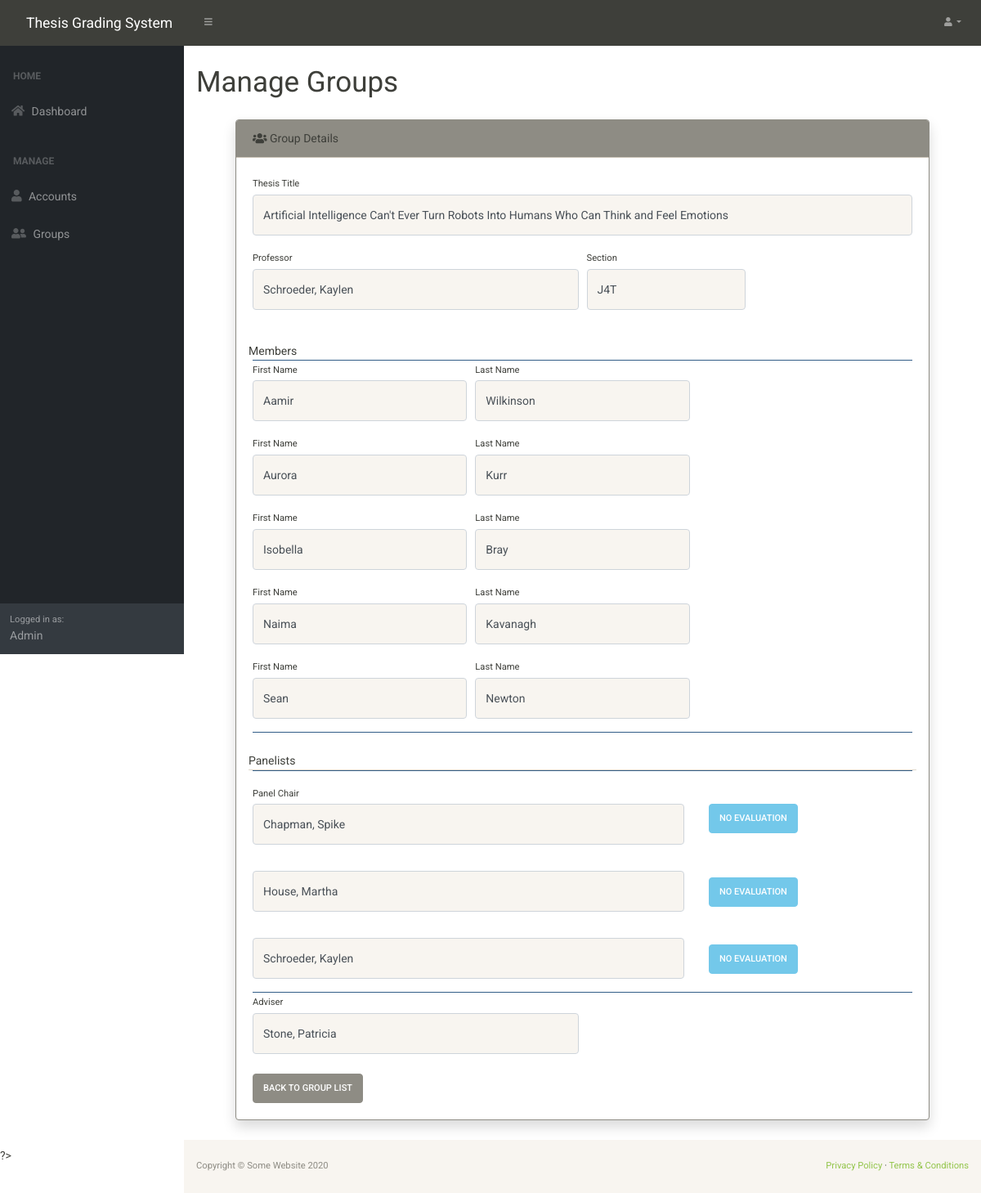
The page /GroupSummary/ViewGroupSummary.php?id=18 (signed in) on the database as committed earlier.
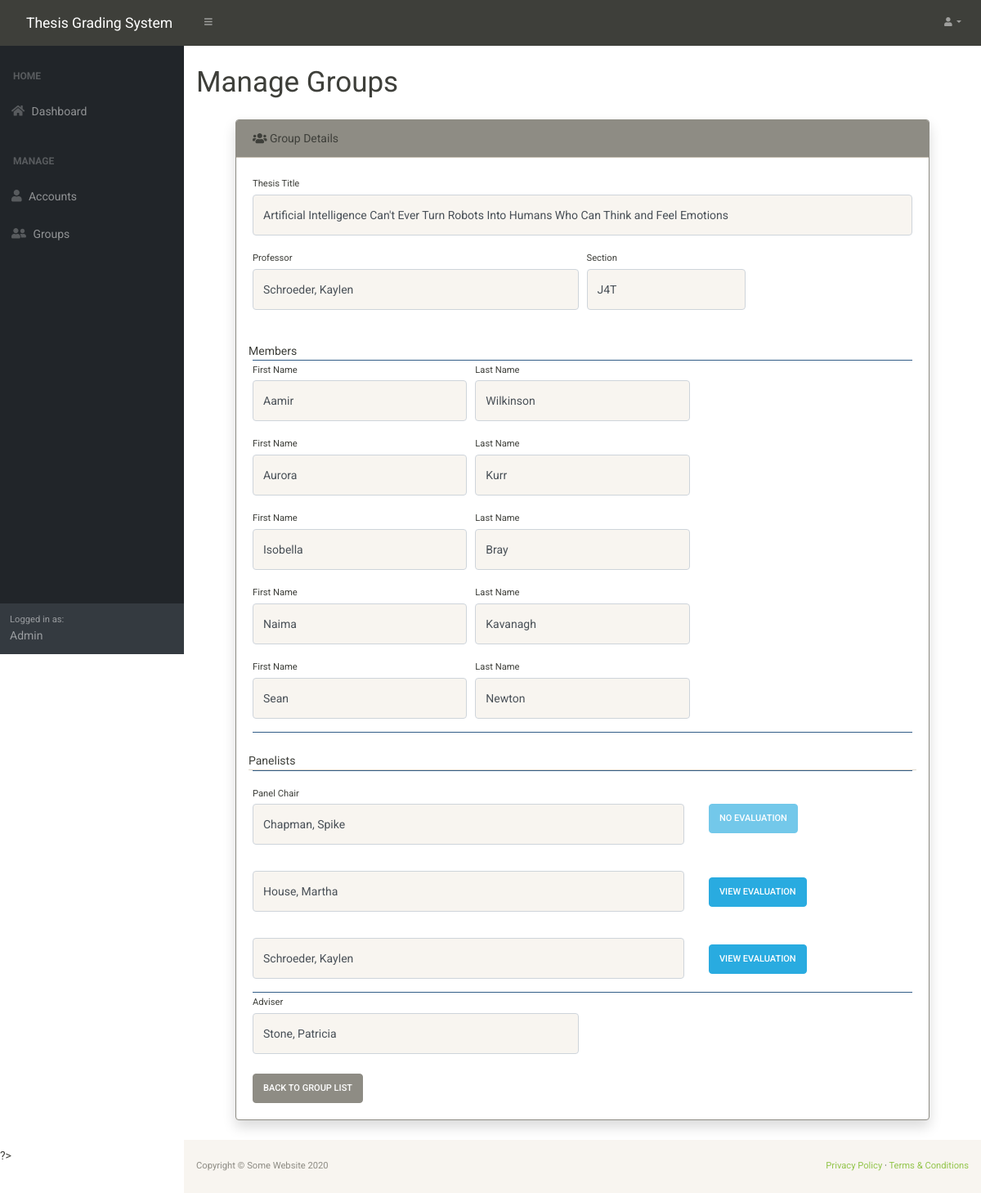
The same page on the database as committed later.
### tables this page shows
CREATE TABLE `groups` (
  `Id` int(11) NOT NULL,
  `Thesis_Title` varchar(255) DEFAULT NULL,
  `Section` varchar(3) NOT NULL
);

CREATE TABLE `accounts` (
  `Id` int(11) NOT NULL,
  `Username` varchar(255) NOT NULL,
  `Password` varchar(40) NOT NULL,
  `Firstname` varchar(255) NOT NULL,
  `Lastname` varchar(255) NOT NULL,
  `Role_Id` int(11) NOT NULL
);

CREATE TABLE `students` (
  `Id` int(11) NOT NULL,
  `Firstname` varchar(255) NOT NULL,
  `Lastname` varchar(255) NOT NULL,
  `Group_Id` int(11) NOT NULL
);

### PartialViews/CreateRelativeLink.php (called while the page is built, shortened)
<?php
function RelativeLink($link){
	$rootFolderName = "ProjectSystem";
	if(basename(getcwd()) == $rootFolderName){
  	  $prefix = "";
	}
	else{
      $prefix = "../";
	}
	$relLink = $prefix.$link;
	return $relLink;
}
?>

### Backend/classes/DBHandler.php (called while the page is built, shortened)
<?php
require_once("Account.php");
require_once("Student.php");
require_once("Group.php");
class DBHandler
{
	static private $server = "localhost";
	static private $s_username = "root";
	static private $s_pass = "";
	static private $dbName = "thesis-grading-system-db";
	public static function GetGroup($id){
		$connection = new mysqli(self::$server, self::$s_username, self::$s_pass, self::$dbName);
		$stmt = $connection->prepare("SELECT *  FROM Groups WHERE Id = ?");
		$stmt->bind_param('d', $id);
		$stmt->execute();
		$res = $stmt->get_result();
		if($res->num_rows > 0){
			$row = $res->fetch_assoc();
			$id = $row['Id'];
			$title = $row['Thesis_Title'];
			$section = $row['Section'];
			$group = Group::Create($id, $title, $section);
			return $group;
		}
		else{
			return NULL;
		}
	}
	public static function GetGroupFaculty($groupId, $facultyId){
		$connection = new mysqli(self::$server, self::$s_username, self::$s_pass, self::$dbName);
		$stmt = $connection->prepare("SELECT Accounts.*  FROM Faculty_Assignment INNER JOIN Accounts ON Faculty_Assignment.Account_ID = Accounts.Id WHERE Group_Id = ? AND Faculty_Type_Id = ?");
		$stmt->bind_param("dd", $groupId, $facultyId);
		$stmt->execute();
		$res = $stmt->get_result();
		if($res->num_rows > 0){
			$faculty = array();
			while($row = $res->fetch_assoc()){
				$id = $row['Id'];
				$firstname = $row['Firstname'];
				$lastname = $row['Lastname'];
				$username = $row['Username'];
				$roleId = $row['Role_Id'];
				array_push($faculty, Account::CreateAccountWithInfo($id, $firstname, $lastname, $username, $roleId));
			}
			return $faculty;
		}
		else{
			return NULL;
		}
	}
	public static function GetGroupMembers($groupId){
		$connection = new mysqli(self::$server, self::$s_username, self::$s_pass, self::$dbName);
		$stmt = $connection->prepare("SELECT *  FROM Students WHERE Group_Id = ? ORDER BY Firstname");
		$stmt->bind_param("d", $groupId);
		$stmt->execute();
		$res = $stmt->get_result();
		if($res->num_rows > 0){
			$students = array();
			while($row = $res->fetch_assoc()){
				$id = $row['Id'];
				$firstname = $row['Firstname'];
				$lastname = $row['Lastname'];
				$groupid = $row['Group_Id'];
				array_push($students, Student::Create($id, $firstname, $lastname, $groupid));
			}
			return $students;
		}
		else{
			return NULL;
		}
	}
	public static function IsEvaluated($id, $groupid){
		$connection = new mysqli(self::$server, self::$s_username, self::$s_pass, self::$dbName);
		$stmt = $connection->prepare("SELECT COUNT(*) as Total FROM Grades WHERE Group_Id = ? AND Panelist_Id = ?");
		$stmt->bind_param("dd", $groupid, $id);
		$stmt->execute();
		$result = $stmt->get_result();
		$evaluated = false;
		if($result->num_rows > 0){
			$row = $result->fetch_assoc();
			if($row["Total"] > 0)
				$evaluated = true;
		}
		else
			die("Count Failed");
		return $evaluated;
	}
}
?>

### Backend/classes/Group.php (called while the page is built, shortened)
<?php
class Group{
	public static function Create($_id, $_title, $_section){
		$g = new Group();
		$g->id = $_id;
		$g->title = $_title;
		$g->section = $_section;
		return $g;
	}
}
?>

### Backend/classes/Account.php (called while the page is built, shortened)
<?php
class Account{
	public static function CreateAccountWithInfo($_id, $_firstname, $_lastname, $_username,$_roleId){
		$instance = new Account();
		$instance->id = $_id;
		$instance->firstname = $_firstname;
		$instance->lastname = $_lastname;
		$instance->username = $_username;
		$instance->roleid = $_roleId;
		return $instance;
	}
}
?>

### Backend/classes/Student.php (called while the page is built, shortened)
<?php
class Student{
	public static function Create($_id, $_firstname,$_lastname, $_groupid){
		$s = new Student();
		$s->id = $_id;
		$s->firstname = $_firstname;
		$s->lastname = $_lastname;
		$s->groupid = $_groupid;
		return $s;
	}
}
?>

### GroupSummary/ViewGroupSummary.php (the view, shortened to what this page needs)
<?php
require_once("../Backend/classes/Account.php");
require_once("../Backend/classes/DBHandler.php");
require_once("../Backend/classes/Group.php");
require_once("../Backend/classes/Student.php");
$group = DBHandler::GetGroup($_GET['id']);
$panelChair = DBHandler::GetGroupFaculty($_GET['id'], 2);
$panels = DBHandler::GetGroupFaculty($_GET['id'], 3);
$students = DBHandler::GetGroupMembers($_GET['id']);
$adviser = DBHandler::GetGroupFaculty($_GET['id'], 1);
$prof = DBHandler::GetGroupFaculty($_GET['id'], 4);
?>
<!DOCTYPE html>
<html lang="en">
    <head>
        <link href="../css/styles.css" rel="stylesheet" />
        <link href="../css/bootstrap-sandstone.min.css" rel="stylesheet" />
    </head>
    <body class="sb-nav-fixed">
         <?php include("../PartialViews/Navbar.php")?>
        <div id="layoutSidenav">
            <?php include("../PartialViews/SideNav.php");?>
            <div id="layoutSidenav_content">
                <main>
                    <div class="container-fluid">
                        <h1 class="mt-4">Manage Groups</h1>
                         <div class="card my-4 mx-5 shadow border-secondary">
                            <div class="card-header bg-secondary"><i class="fas fa-users"></i> Group Details</div>
                            <div class="card-body">
                                <div>
                                        <div class="form-group"><label class="small mb-1">Thesis Title</label><input class="form-control py-4" type="text" value = "<?=htmlspecialchars($group->title)?>" disabled/></div>
                                        <div class = 'form-row align-items-center'>
                                            <div class = 'col-md-6'>
                                                <div class="form-group">
                                                    <label class="small mb-1" for="inputUsername">Professor</label>
                                                    <input class="form-control py-4" type="text" value = "<?=htmlspecialchars($prof[0]->lastname.', '.$prof[0]->firstname)?>" disabled/>
                                                </div>
                                            </div>
                                            <div class = 'col-md-3'>
                                                <div class="form-group"><label class="small mb-1" for="inputSection">Section</label><input class="form-control py-4" id="inputSection" type="text" value = "<?=htmlspecialchars($group->section)?>"disabled/></div>
                                            </div>
                                        </div>
                                        <div class="form-row mt-4">Members</div>
                                        <div class="border-top border-bottom border-primary" id="memberContainer">
                                            <?php foreach($students as $s){ ?>
                                                <div class = 'form-row align-items-center'>
                                                    <div class="col-md-4">
                                                        <div class="form-group">
                                                            <label class="small mb-1" for="inputFirstName">First Name</label>
                                                            <input class="form-control py-4" id="inputFirstName" type="text" value = "<?=htmlspecialchars($s->firstname)?>" disabled />
                                                        </div>
                                                    </div>
                                                    <div class="col-md-4">
                                                        <div class="form-group">
                                                            <label class="small mb-1" for="inputLastName">Last Name</label>
                                                            <input class="form-control py-4" id="inputLastName" type="text" value="<?=htmlspecialchars($s->lastname)?>" disabled />
                                                        </div>
                                                    </div>
                                                </div>
                                            <?php } ?>
                                        </div>
                                        <div class="form-row mt-4 border-bottom">Panelists</div>
                                        <div class="border-top border-bottom border-primary">
                                            <div class="form-group pt-3">
                                                <div class="row">
                                                    <div class = "col-md-8">
                                                        <label class = 'small mb-1'>Panel Chair</label>
                                                        <input class="form-control py-4" id="inputFirstName" type="text" placeholder="Enter first name" value = "<?= $panelChair[0]->lastname.', '.$panelChair[0]->firstname?>" disabled />
                                                    </div>
                                                    <div class = "col-md-4 pt-4">
                                                        <?php if(DBHandler::IsEvaluated($panelChair[0]->id, $_GET["id"])) {?>
                                                            <a class = "btn btn-info" href="ViewEvaluation.php?groupid=<?=$_GET['id']?>&panelid=<?=$panelChair[0]->id?>">View Evaluation</a>
                                                        <?php }else{?>
                                                            <a class = "btn btn-info disabled" role="button">No Evaluation</a>
                                                        <?php }?>
                                                    </div>
                                                </div>
                                            </div>
                                            <?php foreach ($panels as $p){ ?>
                                                <div class="form-group pt-3">
                                                    <div class="row">
                                                        <div class="col-md-8">
                                                            <input class="form-control py-4" id="inputFirstName" type="text" placeholder="Enter first name" value = "<?= $p->lastname.', '.$p->firstname?>" disabled />
                                                        </div>
                                                        <div class = "col-md-4 pt-2">
                                                            <?php if(DBHandler::IsEvaluated($p->id, $_GET["id"])) {?>
                                                                <a class = "btn btn-info" href="ViewEvaluation.php?groupid=<?=$_GET['id']?>&panelid=<?=$p->id?>" >View Evaluation</a>
                                                            <?php }else{?>
                                                                <a class = "btn btn-info disabled" role="button">No Evaluation</a>
                                                            <?php }?>
                                                        </div>
                                                    </div>
                                                </div>
                                            <?php } ?>
                                        </div>
                                        <div class="form-group">
                                            <div class = 'form-row align-items-center'>
                                                <div class = 'col-md-6'>
                                                    <label class="small mb-1" for="inputUsername">Adviser</label>
                                                    <input class="form-control py-4" id="inputFirstName" type="text" placeholder="Enter first name" value = "<?=$adviser[0]->lastname . ', '.$adviser[0]->firstname?>" disabled />
                                                </div>
                                            </div>
                                        </div>
                                        <div class="form-group mt-4 mb-0">
                                            <a class="btn btn-secondary" role="button" href="FacultySummary.php">Back to group list</a>
                                        </div>
                                </div>
                            </div>
                        </div>
                    </div>
                </main>
                <?php include("../PartialViews/Footer.php"); ?>
            </div>
        </div>
    </body>
</html>

### PartialViews/NavBar.php (shortened to what this page needs)
<?php
    require_once ("CreateRelativeLink.php");
?>
<nav class="sb-topnav navbar navbar-expand navbar-dark bg-primary">
    <a class="navbar-brand" href="<?=RelativeLink("index.php")?>">Thesis Grading System</a><button class="btn btn-link btn-sm order-1 order-lg-0" id="sidebarToggle" href="#"><i class="fas fa-bars"></i></button
    >
    <ul class="navbar-nav ml-auto ml-md-0">
        <li class="nav-item dropdown">
            <a class="nav-link dropdown-toggle" id="userDropdown" href="#" role="button" data-toggle="dropdown" aria-haspopup="true" aria-expanded="false"><i class="fas fa-user fa-fw"></i></a>
        </li>
    </ul>
</nav>

### PartialViews/SideNav.php (shortened to what this page needs)
<?php
require_once ("CreateRelativeLink.php");
?>
<div id="layoutSidenav_nav">
    <nav class="sb-sidenav accordion sb-sidenav-dark" id="sidenavAccordion">
        <div class="sb-sidenav-menu">
            <div class="nav">
                <div class="sb-sidenav-menu-heading">Home</div>
                <a class="nav-link" href=<?= RelativeLink("index.php")?>
                    ><div class="sb-nav-link-icon"><i class="fas fa-home"></i></i></div>
                    Dashboard</a
                >
                <?php if($_SESSION['Account']->roleid == 1){ ?>
                    <div class="sb-sidenav-menu-heading">Manage</div>
                    <a class="nav-link" href=<?=RelativeLink("AccountManagement/ManageAccounts.php")?>>
                        <div class="sb-nav-link-icon"><i class="fas fa-user"></i></div>
                        Accounts
                    </a>
                    <a class="nav-link" href=<?=RelativeLink("GroupManagement/ManageGroups.php")?>>
                        <div class="sb-nav-link-icon"><i class="fas fa-user-friends"></i></div>
                        Groups
                    </a>
                <?php } ?>
            </div>
        </div>
        <div class="sb-sidenav-footer">
            <div class="small">Logged in as:</div>
            <?= $_SESSION["Account"]->rolename ?>
        </div>
    </nav>
</div>

### PartialViews/Footer.php
<footer class="py-4 bg-light mt-auto">
    <div class="container-fluid">
        <div class="d-flex align-items-center justify-content-between small">
            <div class="text-muted">Copyright &copy; Some Website 2020</div>
            <div>
                <a href="#">Privacy Policy</a>
                &middot;
                <a href="#">Terms &amp; Conditions</a>
            </div>
        </div>
    </div>
</footer>

Rows that differ between the two databases and show on the page:
changed accounts "Schroeder, Kaylen": text "NO EVALUATION" → "VIEW EVALUATION"
computed for accounts "House, Martha": text "NO EVALUATION" → "VIEW EVALUATION"
